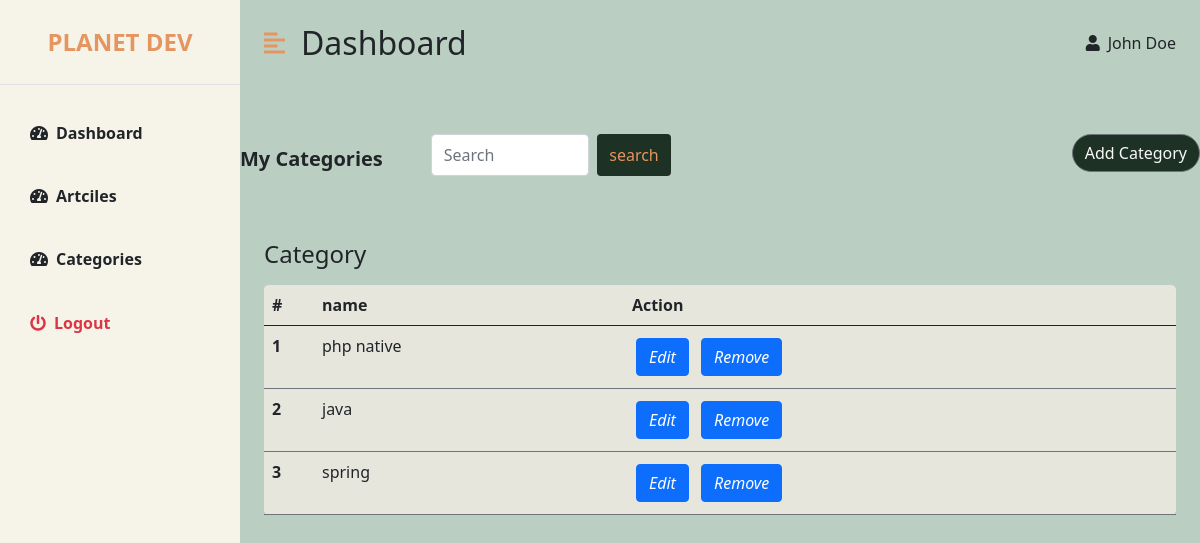
Page /categoryPage.php on the committed database.
### tables this page shows
CREATE TABLE `category` (
  `id` int(11) NOT NULL,
  `label` varchar(50) DEFAULT NULL
);

### category/model.php (called while the page is built, shortened)
<?php
class Category{
	  public static function getAll(){
		$database = new Dbconnect();
		$bdd = $database->connect_pdo();
		$sql="SELECT * FROM category";
		$all= $bdd->query($sql);
		return ($all);
	  }
}
?>

### category/controller.php (the view, shortened to what this page needs)
<?php
include_once 'model.php';
function getAllCategories()
{
    $result = Category::getAll();
    $i = 1;
    foreach ($result as $row) {
        $id = $row["id"];
        $label = $row["label"];
?>
        <tr>
            <th scope="row"><?= $i ?></th>
            <td><?= $label ?></td>
            <td>
                <button class="btn btn-primary btn-bg btn-md m-1 rounded " onclick="editCategory(<?= $id ?>,`<?= $label ?>`)"><i class="bi bi-pencil"> Edit</i></button>
                <button class="btn btn-primary btn-bg btn-md m-1 rounded" onclick="deleteCat(`<?= $id ?>`)"><i class="bi bi-trash"> Remove</i></button>
            </td>
        </tr>
    <?php
        $i++;
    }
}
    ?>

### asset/style.css (style rules this page uses)
* { padding: 0; margin: 0; }
:root { --main-bg-color: #1D3124; --main-text-color: #E59560; --second-text-color:#ffffff ; --second-bg-color:#F6F4E8 ; --thirth-bg-color:#e7e6dd; }

### rows in the picture
category: label "php native"
category: label "java"
category: label "spring"
